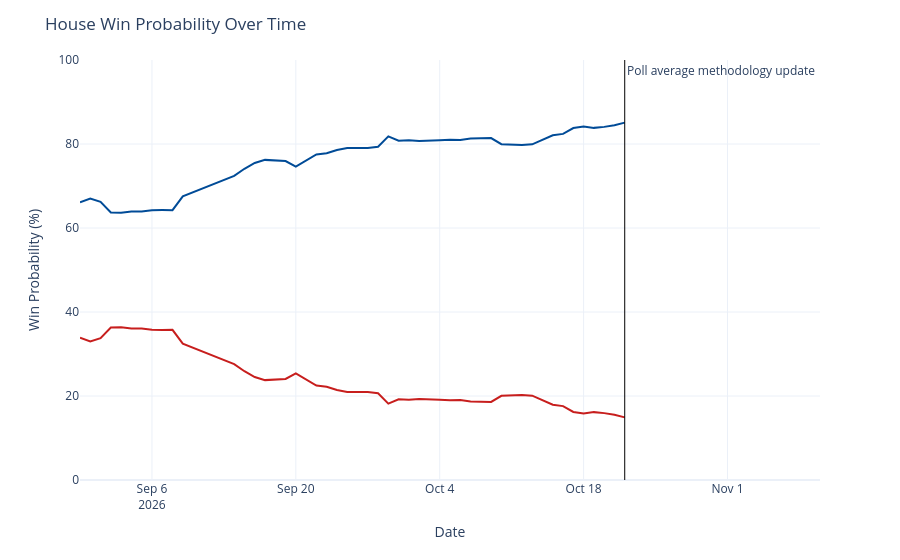

The notebook cell saved with this chart:
### Code cell
chance_over_time = output_ts[(output_ts['geo'] == 'US House') &
                             (output_ts['type'] == 'chance')]
chance_over_time['rep_chance'] = chance_over_time['y'].map(lambda x: 100 - x)
chance_over_time = chance_over_time.rename({'y': 'Democrats', 'rep_chance': 'Republicans'}, axis=1)
chance_time_ser = px.line(chance_over_time, x='date', y=['Democrats', 'Republicans'], template='plotly_white',
                         color_discrete_map={'Democrats': '#004b97', 'Republicans': '#c71e1d'},)
chance_time_ser.update_traces(hovertemplate="%{y:.1f}%")
chance_time_ser.update_layout(
    xaxis=dict(range=[pd.to_datetime('2026-08-30'), pd.to_datetime('2026-11-10')]),
    yaxis=dict(range=[0, 100]),
    xaxis_title='Date',
    yaxis_title='Win Probability (%)',
    title=dict(text="House Win Probability Over Time"),
    hovermode="x",
    showlegend=False
)
chance_time_ser.add_vline(x=pd.to_datetime('2026-10-22').timestamp() * 1000, line_width=1, line_color='black',
                          annotation_text='Poll average methodology update', annotation_position='top right')
chance_time_ser

### Figure 1 — Plotly figure (JSON) as saved in the notebook; plotly's stock layout.template omitted (floating-point values rounded to 4 significant figures)
{"data": [{"hovertemplate": "%{y:.1f}%", "legendgroup": "Democrats", "line": {"color": "#004b97", "dash": "solid"}, "marker": {"symbol": "circle"}, "mode": "lines", "name": "Democrats", "orientation": "v", "showlegend": true, "type": "scatter", "x": ["2026-08-30", "2026-08-31", "2026-09-01", "2026-09-02", "2026-09-03", "2026-09-04", "2026-09-05", "2026-09-06", "2026-09-07", "2026-09-08", "2026-09-09", "2026-09-14", "2026-09-15", "2026-09-16", "2026-09-17", "2026-09-18", "2026-09-19", "2026-09-20", "2026-09-21", "2026-09-22", "2026-09-23", "2026-09-24", "2026-09-25", "2026-09-26", "2026-09-27", "2026-09-28", "2026-09-29", "2026-09-30", "2026-10-01", "2026-10-02", "2026-10-03", "2026-10-04", "2026-10-05", "2026-10-06", "2026-10-07", "2026-10-08", "2026-10-09", "2026-10-10", "2026-10-11", "2026-10-12", "2026-10-13", "2026-10-15", "2026-10-16", "2026-10-17", "2026-10-18", "2026-10-19", "2026-10-20", "2026-10-21", "2026-10-22"], "xaxis": "x", "y": [66.12, 67.02, 66.25, 63.69, 63.65, 63.91, 63.91, 64.23, 64.27, 64.25, 67.54, 72.39, 74.1, 75.49, 76.22, 76.08, 75.94, 74.59, 76.12, 77.51, 77.78, 78.58, 79.05, 79.05, 79.05, 79.34, 81.82, 80.78, 80.9, 80.69, 80.7, 80.88, 81.01, 80.94, 81.32, 81.39, 81.42, 79.94, 79.78, 79.75, 79.92, 82.09, 82.41, 83.8, 84.17, 83.84, 84.08, 84.45, 85.09], "yaxis": "y"}, {"hovertemplate": "%{y:.1f}%", "legendgroup": "Republicans", "line": {"color": "#c71e1d", "dash": "solid"}, "marker": {"symbol": "circle"}, "mode": "lines", "name": "Republicans", "orientation": "v", "showlegend": true, "type": "scatter", "x": ["2026-08-30", "2026-08-31", "2026-09-01", "2026-09-02", "2026-09-03", "2026-09-04", "2026-09-05", "2026-09-06", "2026-09-07", "2026-09-08", "2026-09-09", "2026-09-14", "2026-09-15", "2026-09-16", "2026-09-17", "2026-09-18", "2026-09-19", "2026-09-20", "2026-09-21", "2026-09-22", "2026-09-23", "2026-09-24", "2026-09-25", "2026-09-26", "2026-09-27", "2026-09-28", "2026-09-29", "2026-09-30", "2026-10-01", "2026-10-02", "2026-10-03", "2026-10-04", "2026-10-05", "2026-10-06", "2026-10-07", "2026-10-08", "2026-10-09", "2026-10-10", "2026-10-11", "2026-10-12", "2026-10-13", "2026-10-15", "2026-10-16", "2026-10-17", "2026-10-18", "2026-10-19", "2026-10-20", "2026-10-21", "2026-10-22"], "xaxis": "x", "y": [33.88, 32.98, 33.75, 36.31, 36.35, 36.09, 36.09, 35.77, 35.73, 35.75, 32.46, 27.61, 25.9, 24.51, 23.78, 23.92, 24.06, 25.41, 23.88, 22.49, 22.22, 21.42, 20.95, 20.95, 20.95, 20.66, 18.18, 19.22, 19.1, 19.31, 19.3, 19.12, 18.99, 19.06, 18.68, 18.61, 18.58, 20.06, 20.22, 20.25, 20.08, 17.91, 17.59, 16.2, 15.83, 16.16, 15.92, 15.55, 14.91], "yaxis": "y"}], "layout": {"annotations": [{"showarrow": false, "text": "Poll average methodology update", "x": 1792627200000, "xanchor": "left", "xref": "x", "y": 1, "yanchor": "top", "yref": "y domain"}], "hovermode": "x", "legend": {"title": {"text": "variable"}, "tracegroupgap": 0}, "margin": {"t": 60}, "shapes": [{"line": {"color": "black", "width": 1}, "type": "line", "x0": 1792627200000, "x1": 1792627200000, "xref": "x", "y0": 0, "y1": 1, "yref": "y domain"}], "showlegend": false, "title": {"text": "House Win Probability Over Time"}, "xaxis": {"anchor": "y", "domain": [0, 1], "range": ["2026-08-30T00:00:00", "2026-11-10T00:00:00"], "title": {"text": "Date"}}, "yaxis": {"anchor": "x", "domain": [0, 1], "range": [0, 100], "title": {"text": "Win Probability (%)"}}}}
